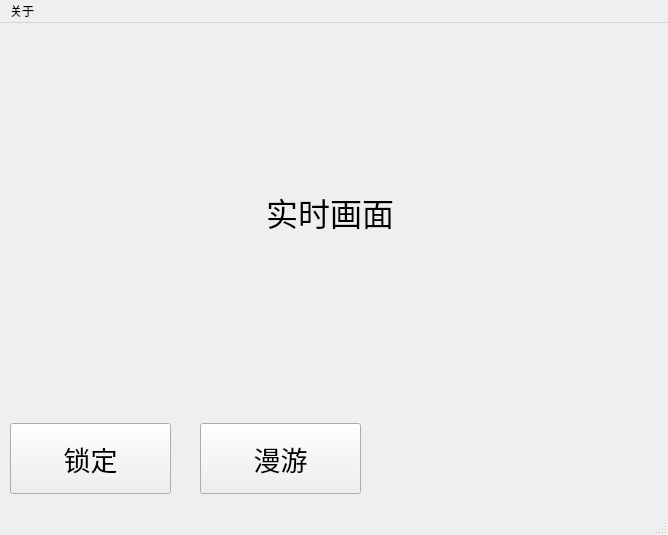
<?xml version="1.0" encoding="UTF-8"?>
<ui version="4.0">
 <class>MainWindow</class>
 <widget class="QMainWindow" name="MainWindow">
  <property name="geometry">
   <rect>
    <x>0</x>
    <y>0</y>
    <width>668</width>
    <height>535</height>
   </rect>
  </property>
  <property name="windowTitle">
   <string>MainWindow</string>
  </property>
  <widget class="QWidget" name="centralwidget">
   <widget class="QPushButton" name="trackButton">
    <property name="geometry">
     <rect>
      <x>10</x>
      <y>400</y>
      <width>161</width>
      <height>71</height>
     </rect>
    </property>
    <property name="font">
     <font>
      <pointsize>20</pointsize>
     </font>
    </property>
    <property name="text">
     <string>锁定</string>
    </property>
   </widget>
   <widget class="QLabel" name="imageLabel">
    <property name="geometry">
     <rect>
      <x>10</x>
      <y>10</y>
      <width>640</width>
      <height>360</height>
     </rect>
    </property>
    <property name="font">
     <font>
      <pointsize>24</pointsize>
     </font>
    </property>
    <property name="text">
     <string>实时画面</string>
    </property>
    <property name="textFormat">
     <enum>Qt::RichText</enum>
    </property>
    <property name="alignment">
     <set>Qt::AlignCenter</set>
    </property>
   </widget>
   <widget class="QPushButton" name="clickButton">
    <property name="geometry">
     <rect>
      <x>200</x>
      <y>400</y>
      <width>161</width>
      <height>71</height>
     </rect>
    </property>
    <property name="font">
     <font>
      <pointsize>20</pointsize>
     </font>
    </property>
    <property name="text">
     <string>漫游</string>
    </property>
   </widget>
  </widget>
  <widget class="QMenuBar" name="menubar">
   <property name="geometry">
    <rect>
     <x>0</x>
     <y>0</y>
     <width>668</width>
     <height>24</height>
    </rect>
   </property>
   <widget class="QMenu" name="menu">
    <property name="title">
     <string>关于</string>
    </property>
    <addaction name="author"/>
    <addaction name="version"/>
   </widget>
   <addaction name="menu"/>
  </widget>
  <widget class="QStatusBar" name="statusbar"/>
  <action name="author">
   <property name="text">
    <string>作者</string>
   </property>
  </action>
  <action name="version">
   <property name="text">
    <string>版本</string>
   </property>
  </action>
 </widget>
 <resources/>
 <connections/>
</ui>
